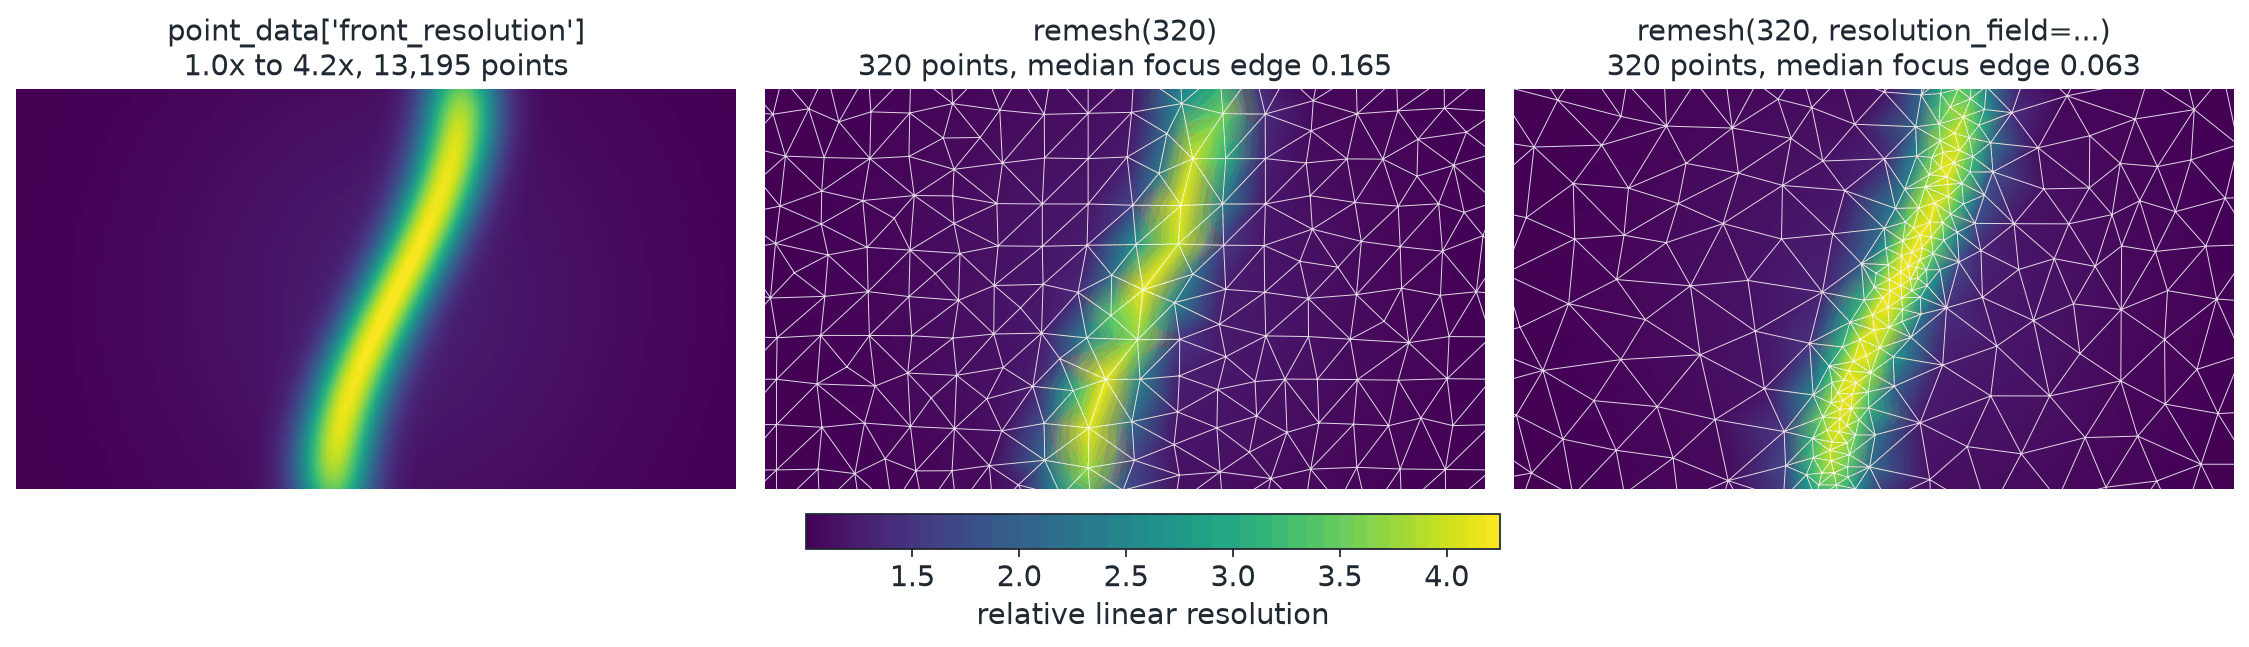

This figure's Python source:
# SPDX-FileCopyrightText: Copyright (c) 2026 NVIDIA CORPORATION & AFFILIATES.
# SPDX-FileCopyrightText: All rights reserved.
# SPDX-License-Identifier: Apache-2.0
#
# Licensed under the Apache License, Version 2.0 (the "License");
# you may not use this file except in compliance with the License.
# You may obtain a copy of the License at
#
# http://www.apache.org/licenses/LICENSE-2.0
#
# Unless required by applicable law or agreed to in writing, software
# distributed under the License is distributed on an "AS IS" BASIS,
# WITHOUT WARRANTIES OR CONDITIONS OF ANY KIND, either express or implied.
# See the License for the specific language governing permissions and
# limitations under the License.

"""Render a linear-resolution field and its effect on remeshing density."""

from __future__ import annotations

from pathlib import Path

import matplotlib
import torch

matplotlib.use("Agg")

import matplotlib.pyplot as plt  # noqa: E402
import matplotlib.tri as mtri  # noqa: E402
from _style import clean_axis, save  # noqa: E402
from matplotlib.colors import Normalize  # noqa: E402

from physicsnemo.mesh import Mesh

OUTPUT = Path(__file__).parent / "remeshing_resolution_field.png"

X_LIMITS = (-1.65, 1.65)
Y_LIMITS = (-1.02, 1.02)
PLOT_X_LIMITS = (-1.35, 1.35)
PLOT_Y_LIMITS = (-0.75, 0.75)
SOURCE_COLUMNS = 145
SOURCE_ROWS = 91
TARGET_VERTICES = 320
RESOLUTION_KEY = "front_resolution"
FRONT_WIDTH = 0.100
FRONT_RESOLUTION_GAIN = 3.0
SUPPORT_RESOLUTION_GAIN = 0.25
FOCUS_RESOLUTION_THRESHOLD = 2.5

EDGE_COLOR = "#ffffff"
BACKGROUND_COLOR = "#f7f9fa"
TEXT_COLOR = "#23313a"
RESOLUTION_CMAP = "viridis"


def _device() -> torch.device:
    """Use CUDA when available and retain a portable CPU path."""

    return torch.device("cuda" if torch.cuda.is_available() else "cpu")


def _make_sheet(device: torch.device) -> Mesh:
    """Create a dense, consistently oriented triangle sheet."""

    x_axis = torch.linspace(
        X_LIMITS[0],
        X_LIMITS[1],
        SOURCE_COLUMNS,
        dtype=torch.float32,
        device=device,
    )
    y_axis = torch.linspace(
        Y_LIMITS[0],
        Y_LIMITS[1],
        SOURCE_ROWS,
        dtype=torch.float32,
        device=device,
    )
    y_grid, x_grid = torch.meshgrid(y_axis, x_axis, indexing="ij")
    points = torch.stack(
        (x_grid, y_grid, torch.zeros_like(x_grid)),
        dim=-1,
    ).reshape(-1, 3)

    rows = torch.arange(SOURCE_ROWS - 1, device=device)
    columns = torch.arange(SOURCE_COLUMNS - 1, device=device)
    row_grid, column_grid = torch.meshgrid(rows, columns, indexing="ij")
    lower_left = row_grid * SOURCE_COLUMNS + column_grid
    lower_right = lower_left + 1
    upper_left = lower_left + SOURCE_COLUMNS
    upper_right = upper_left + 1
    cells = torch.stack(
        (
            torch.stack((lower_left, lower_right, upper_right), dim=-1),
            torch.stack((lower_left, upper_right, upper_left), dim=-1),
        ),
        dim=-2,
    ).reshape(-1, 3)
    return Mesh(points=points, cells=cells)


def _front_center(y: torch.Tensor) -> torch.Tensor:
    """Return the curved centerline of the requested high-resolution band."""

    return 0.08 + 0.24 * torch.sin(2.1 * y)


def _resolution_field(x: torch.Tensor, y: torch.Tensor) -> torch.Tensor:
    """Return a linear-resolution request concentrated near the curved band."""

    signed_front_distance = x - _front_center(y)
    front_band = torch.exp(
        -0.5 * (signed_front_distance / FRONT_WIDTH).square() - 0.5 * (y / 0.82).pow(8)
    )
    support_region = torch.exp(
        -0.5 * ((x - 0.08) / 0.58).square() - 0.5 * ((y + 0.04) / 0.62).square()
    )
    return (
        1.0
        + FRONT_RESOLUTION_GAIN * front_band
        + SUPPORT_RESOLUTION_GAIN * support_region
    )


def _triangulation(mesh: Mesh) -> mtri.Triangulation:
    """Convert a planar mesh to a Matplotlib triangulation."""

    points = mesh.points.detach().cpu().to(torch.float64).numpy()
    cells = mesh.cells.detach().cpu().to(torch.int64).numpy()
    return mtri.Triangulation(points[:, 0], points[:, 1], cells)


def _focus_edge_length(mesh: Mesh) -> float:
    """Return the median edge length inside the high-resolution region."""

    cells = mesh.cells.to(torch.int64)
    edges = torch.cat(
        (
            cells[:, (0, 1)],
            cells[:, (1, 2)],
            cells[:, (2, 0)],
        ),
        dim=0,
    )
    edges = torch.unique(torch.sort(edges, dim=1).values, dim=0)
    starts = mesh.points[edges[:, 0]]
    ends = mesh.points[edges[:, 1]]
    midpoints = 0.5 * (starts + ends)
    midpoint_resolution = _resolution_field(midpoints[:, 0], midpoints[:, 1])
    focus = midpoint_resolution >= FOCUS_RESOLUTION_THRESHOLD
    if not bool(focus.any()):
        raise RuntimeError("The remeshed surface has no edges in the focus region")
    lengths = torch.linalg.vector_norm(ends - starts, dim=1)
    return float(lengths[focus].median().detach().cpu())


def _draw_resolution(
    axis: plt.Axes,
    mesh: Mesh,
    values: torch.Tensor,
    normalization: Normalize,
    *,
    show_edges: bool,
) -> None:
    """Draw one resolution panel with shared limits and styling."""

    triangulation = _triangulation(mesh)
    axis.tripcolor(
        triangulation,
        values.detach().cpu().to(torch.float64).numpy(),
        cmap=RESOLUTION_CMAP,
        norm=normalization,
        shading="gouraud",
        rasterized=True,
    )
    if show_edges:
        axis.triplot(
            triangulation,
            color=EDGE_COLOR,
            linewidth=0.44,
            alpha=0.84,
        )
    clean_axis(axis, (PLOT_X_LIMITS, PLOT_Y_LIMITS))


def main() -> None:
    """Generate the resolution-field documentation image."""

    source = _make_sheet(_device())
    x = source.points[:, 0]
    y = source.points[:, 1]
    source.point_data[RESOLUTION_KEY] = _resolution_field(x, y)

    uniform = source.remesh(
        TARGET_VERTICES,
        transfer_point_data=[RESOLUTION_KEY],
    )
    adaptive = source.remesh(
        TARGET_VERTICES,
        transfer_point_data=[RESOLUTION_KEY],
        resolution_field=RESOLUTION_KEY,
    )

    uniform_focus_edge = _focus_edge_length(uniform)
    adaptive_focus_edge = _focus_edge_length(adaptive)
    if not torch.isfinite(
        torch.tensor([uniform_focus_edge, adaptive_focus_edge])
    ).all():
        raise RuntimeError("Remeshing produced nonfinite edge lengths")
    if not adaptive_focus_edge < 0.7 * uniform_focus_edge:
        raise RuntimeError(
            "The resolution field did not materially shorten focus-region edges"
        )

    source_resolution = source.point_data[RESOLUTION_KEY]
    lower = float(source_resolution.amin().detach().cpu())
    upper = float(source_resolution.amax().detach().cpu())
    normalization = Normalize(vmin=lower, vmax=upper)

    figure, axes = plt.subplots(1, 3, figsize=(14.0, 4.4))

    _draw_resolution(
        axes[0],
        source,
        source_resolution,
        normalization,
        show_edges=False,
    )
    _draw_resolution(
        axes[1],
        uniform,
        uniform.point_data[RESOLUTION_KEY],
        normalization,
        show_edges=True,
    )
    _draw_resolution(
        axes[2],
        adaptive,
        adaptive.point_data[RESOLUTION_KEY],
        normalization,
        show_edges=True,
    )

    axes[0].set_title(
        f"point_data[{RESOLUTION_KEY!r}]\n"
        f"{lower:.1f}x to {upper:.1f}x, {source.n_points:,} points"
    )
    axes[1].set_title(
        f"remesh({TARGET_VERTICES})\n"
        f"{uniform.n_points:,} points, median focus edge {uniform_focus_edge:.3f}"
    )
    axes[2].set_title(
        f"remesh({TARGET_VERTICES}, resolution_field=...)\n"
        f"{adaptive.n_points:,} points, median focus edge {adaptive_focus_edge:.3f}"
    )

    colorbar = figure.colorbar(
        plt.cm.ScalarMappable(norm=normalization, cmap=RESOLUTION_CMAP),
        ax=axes,
        orientation="horizontal",
        fraction=0.07,
        pad=0.05,
        shrink=0.4,
    )
    colorbar.set_label("relative linear resolution")

    figure.subplots_adjust(left=0.005, right=0.995, bottom=0.2, top=0.86, wspace=0.04)
    save(figure, OUTPUT, tight=True)
    print(
        "Focus-region median edge length: "
        f"uniform={uniform_focus_edge:.4f}, adaptive={adaptive_focus_edge:.4f}"
    )


if __name__ == "__main__":
    main()
